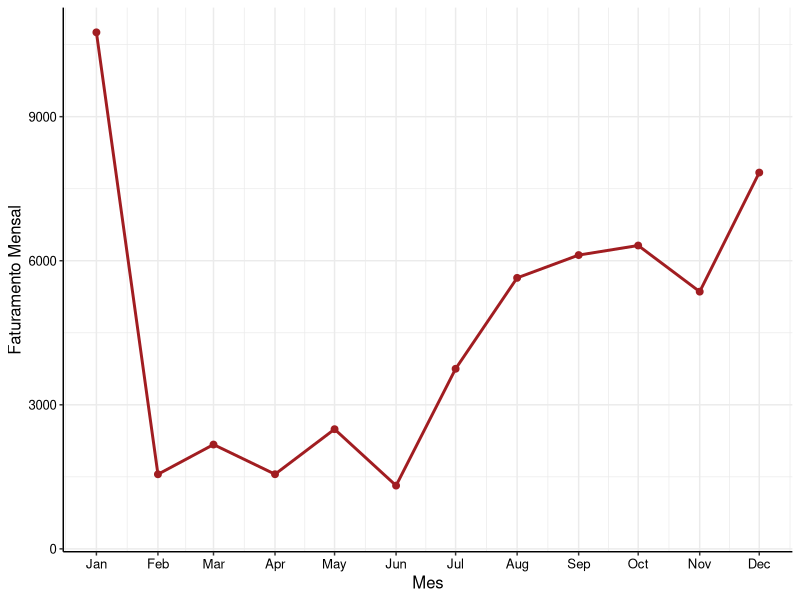
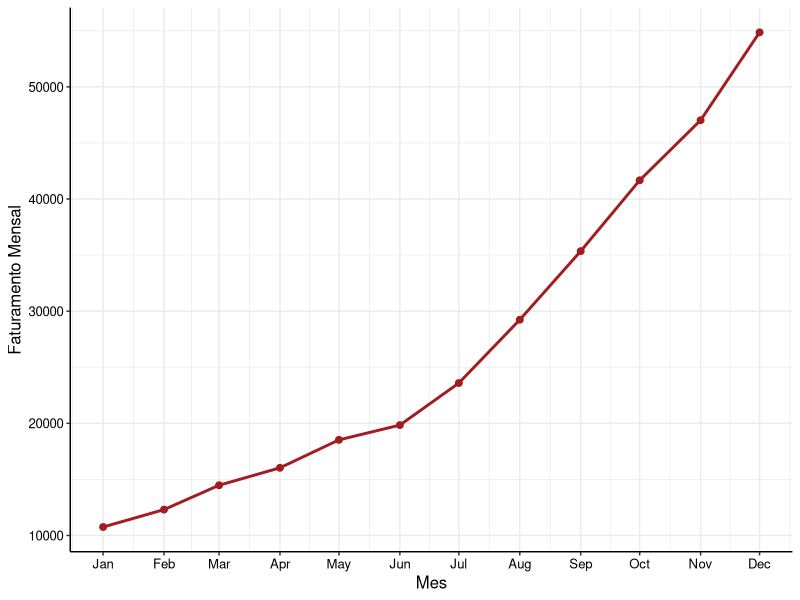
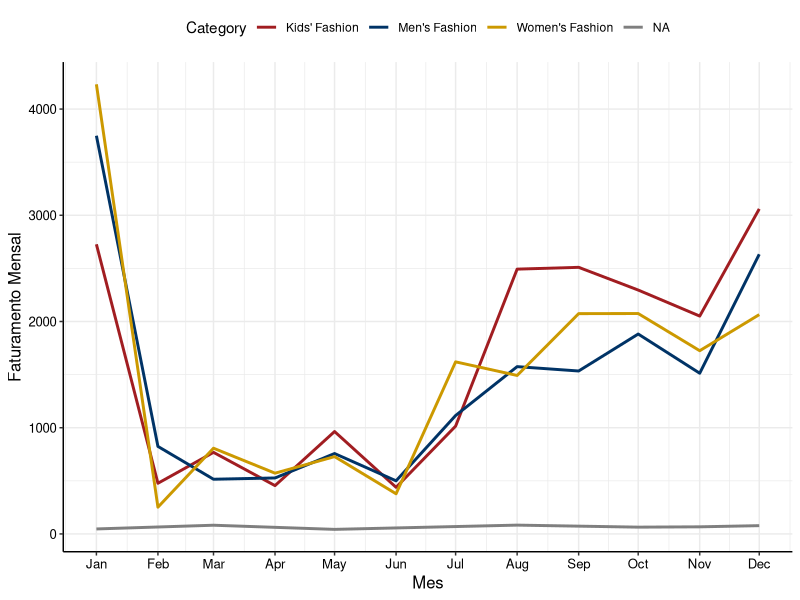
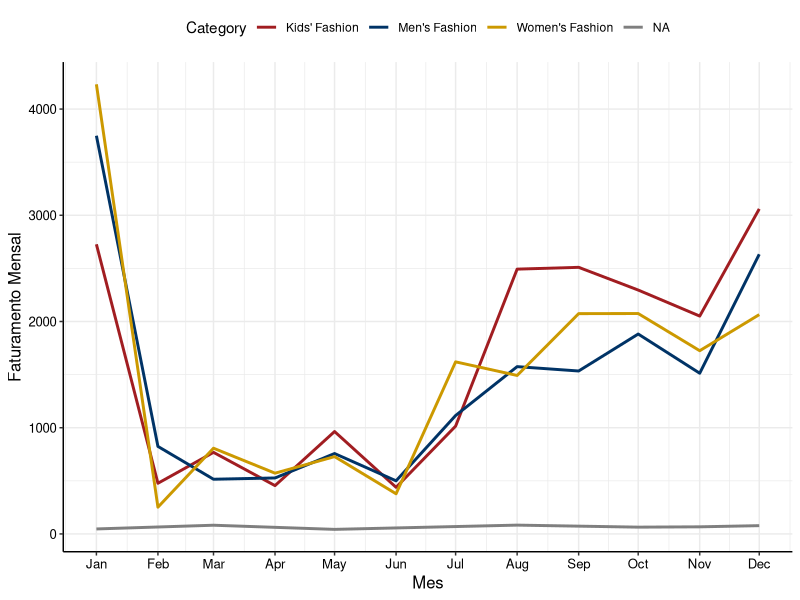

Here is the R script that generated these plots, in order:
library(tidyverse)
library(lubridate)

############################
# tema da estat

cores_estat <- c("#A11D21", "#003366", "#CC9900", "#663333", "#FF6600
", "#CC9966", "#999966", "#006606", "#008091", "#041835", "#666666
")

theme_estat <- function(...) {
  theme <- ggplot2:: theme_bw() +
    ggplot2:: theme(
      axis.title.y = ggplot2:: element_text(colour = "black",
                                            size = 12),
      axis.title.x = ggplot2:: element_text(colour = "black",
                                            size = 12),
      axis.text = ggplot2:: element_text(colour = "black", size
                                         = 9.5),
      panel.border = ggplot2:: element_blank (),
      axis.line = ggplot2:: element_line(colour = "black"),
      legend.position = "top",
      ...
    )
  return(
    list(
      theme ,
      scale_fill_manual(values = cores_estat),
      scale_colour_manual(values = cores_estat)
    )
  )
}
###############

vendas_raw <- read.csv("vendas.csv")
devolucao_raw <- read.csv("devolucao.csv")

# remove colunas que estao duplicadas
vendas <- select(vendas_raw, -c(X, ...1.x, ...1.y, Motivo.devolução))
# set data collumn
vendas$Data.Venda <- mdy(vendas$Data.Venda)


is.na(vendas$Price) %>% sum() 
# 10 linhas com NA no preco. Algum erro no sistema talvez

# vendas exeto onde os precos sao NA
vendas_price_na <- filter(vendas, !is.na(vendas$Price))

# faturamentos totais
vendas_price_na$Price %>% sum()

# total por categoria
vendas_price_na %>% 
  group_by(Category) %>%
  summarize(total = sum(Price))

# faturamento total por mes
faturamento_total_mes <-
  vendas_price_na %>%
  group_by(month = floor_date(Data.Venda, "month")) %>%
  summarize(total = sum(Price))

 # faturamento total por mes por categoria
faturamento_total_mes_categoria <-
vendas_price_na %>%
  group_by(Category, month = floor_date(Data.Venda, "month")) %>%
  summarize(total = sum(Price))

# faturamento acumulado total por mes
faturamento_acumulado_total_mes <- 
vendas_price_na %>%
  group_by(month = floor_date(Data.Venda, "month")) %>%
  summarize(total = sum(Price)) %>%
  filter(!is.na(month)) %>%
  mutate(accumulative = cumsum(total))
  
# faturamento acumulado por categoria por mes
faturamento_acumulado_categoria_mes <-
vendas_price_na %>%
  group_by(Category, month = floor_date(Data.Venda, "month")) %>%
  summarize(total = sum(Price)) %>%
  filter(!is.na(month)) %>%
  filter(!is.na(Category)) %>%
  mutate(accumulative = cumsum(total)) 


# Plots
ggplot(faturamento_total_mes) +
  aes(x=month , y=total , group=1) +
  geom_line(linewidth=1,colour="#A11D21") + 
  geom_point(colour="#A11D21", size=2) +
  labs(x="Mes", y="Faturamento Mensal") +
  scale_x_date(date_breaks = "1 month", date_labels = "%b") +
  theme_estat()

ggplot(faturamento_acumulado_total_mes) +
  aes(x=month , y=accumulative, group=1) +
  geom_line(linewidth=1,colour="#A11D21") + 
  geom_point(colour="#A11D21", size=2) +
  labs(x="Mes", y="Faturamento Mensal") +
  scale_x_date(date_breaks = "1 month", date_labels = "%b") +
  theme_estat()

ggplot(faturamento_total_mes_categoria) +
  aes(x=month, y=total, group=Category, colour=Category) +
  geom_line(linewidth=1) +
  labs(x="Mes", y="Faturamento Mensal") +
  scale_x_date(date_breaks = "1 month", date_labels = "%b") +
  theme_estat()

ggplot(faturamento_total_mes_categoria) +
  aes(x=month, y=total, group=Category, colour=Category) +
  geom_line(linewidth=1) +
  labs(x="Mes", y="Faturamento Mensal") +
  scale_x_date(date_breaks = "1 month", date_labels = "%b") +
  theme_estat()
